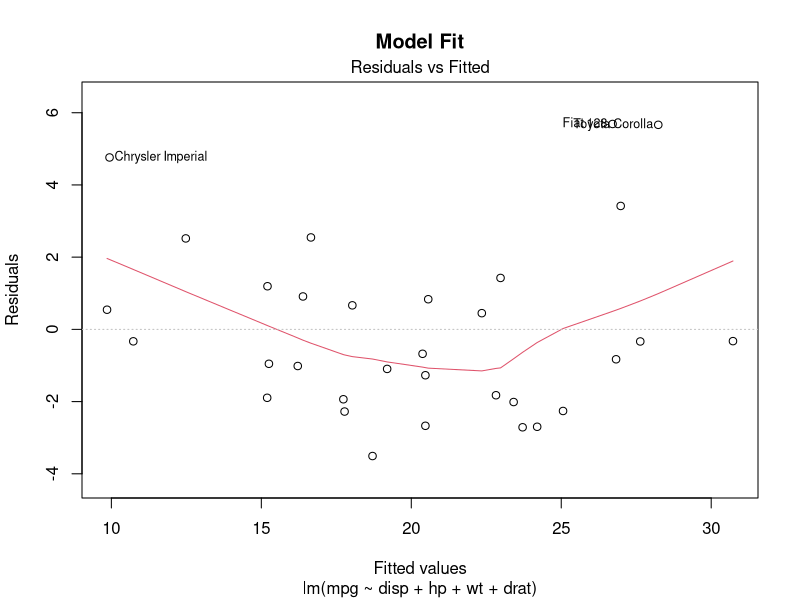
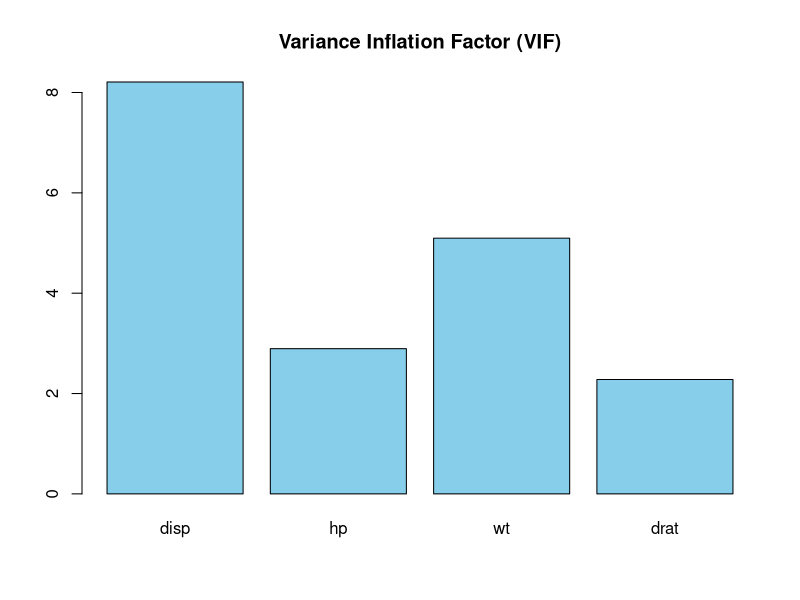
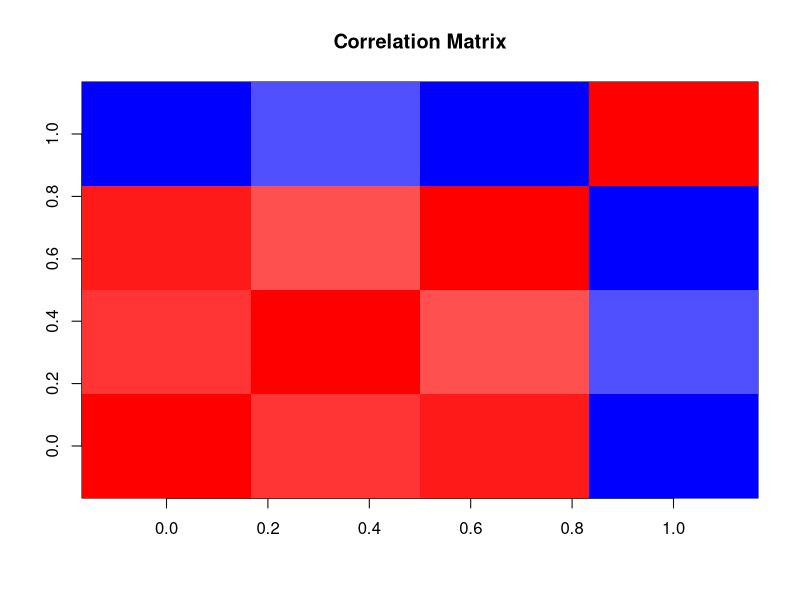

The R source for these figures, in order:
## ---- chunk 1
# Setting up the model
model <- lm(mpg ~ disp + hp + wt + drat, data = mtcars)
## ---- chunk 2
# Installing and loading the 'car' library
# install.packages("car")
library(car)

# Calculating VIF
vif_values <- vif(model)
vif_values
## ---- chunk 3
# Visualizing the model
plot(model, which = 1, main = "Model Fit")
## ---- chunk 4
# Visualizing VIF
barplot(vif_values, col = "skyblue", main = "Variance Inflation Factor (VIF)")
## ---- chunk 5
# Creating a correlation matrix
cor_matrix <- cor(mtcars[c("disp", "hp", "wt", "drat")])

# Visualizing the correlation matrix
image(cor_matrix, main = "Correlation Matrix", col = colorRampPalette(c("blue", "white", "red"))(20))
